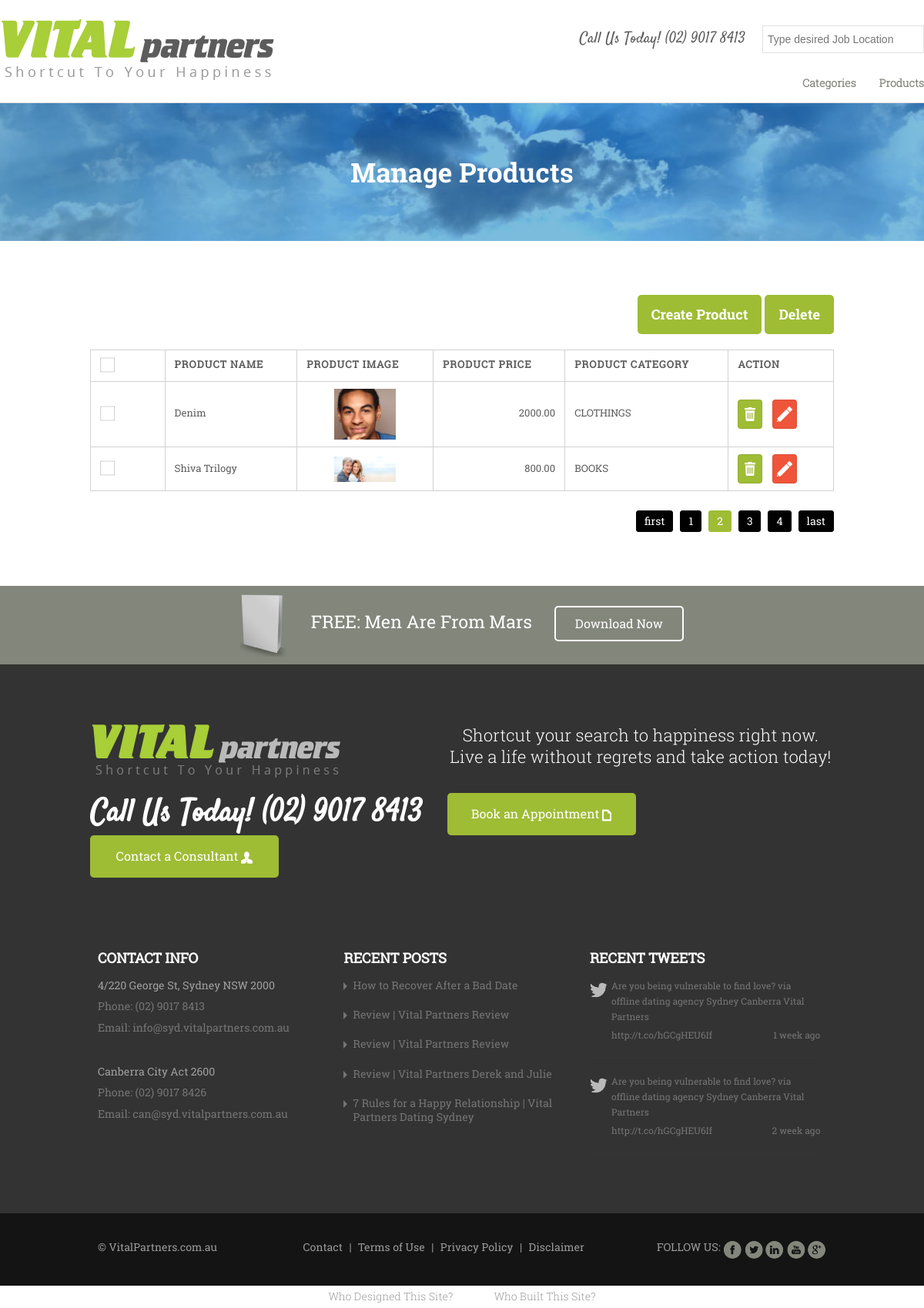
/Product/list_product.php?page=2, run on the app's committed database.
### tables this page shows
CREATE TABLE IF NOT EXISTS `assign_product` (
  `id` int(11) NOT NULL AUTO_INCREMENT,
  `name` varchar(50) NOT NULL,
  `price` decimal(11,2) NOT NULL,
  `image` varchar(50) NOT NULL,
  `category` int(11) NOT NULL,
  `status` tinyint(1) NOT NULL DEFAULT '1',
  `created_on` datetime NOT NULL,
  `created_by` int(11) NOT NULL,
  `modified_on` timestamp NULL DEFAULT CURRENT_TIMESTAMP,
  `modified_by` int(11) DEFAULT NULL,
  PRIMARY KEY (`id`),
  KEY `category` (`category`),
  KEY `category_2` (`category`),
  KEY `category_3` (`category`),
  KEY `category_4` (`category`),
  KEY `category_5` (`category`)
);

CREATE TABLE IF NOT EXISTS `assign_category` (
  `id` int(11) NOT NULL AUTO_INCREMENT,
  `name` varchar(50) NOT NULL,
  `status` tinyint(1) NOT NULL DEFAULT '1',
  `created_on` datetime NOT NULL,
  `created_by` int(11) NOT NULL,
  `modified_on` timestamp NULL DEFAULT CURRENT_TIMESTAMP,
  `modified_by` int(11) DEFAULT NULL,
  PRIMARY KEY (`id`)
);

### Product/list_product.php (the view, shortened to what this page needs)
<?php
$i=0;
$offset=0;
$limit=2;
if(isset($_GET['page']))
{
    $offset=($_GET['page']-1)*$limit;
}
include '../Includes/db_config.php';
include '../Includes/header.php';
?>
<div class="section banner_section who_we_help">
    <div class="container">
        <h4>Manage Products</h4>
    </div>
</div>
<div class="section content_section">
    <div class="container">
        <div class="filable_form_container">
            <div class="mange_buttons">
                <ul>
                    <li><a href="add_product.php">Create Product</a></li>
                    <li><a href="javascript:del_func();">Delete</a></li>
                </ul>
            </div>
            <div class="table_container_block">
                <table width="100%">
                    <thead>
                        <tr>
                            <th width="10%">
                                <input type="checkbox" class="checkbox uncheck" id="checkall"> <label class="css-label mandatory_checkbox_fildes" for="checkall"></label>
                            </th>
                            <th style="">Product Name </th>
                            <th style="">Product Image</th>
                            <th style="">Product Price</th>
                            <th style="">Product Category </th>
                            <th>Action</th>
                        </tr>
                    </thead>
                    <tbody>
                        <?php
                        if (empty($id)) {
                            $sqlquery = "SELECT assign_product.id AS prod_id,assign_product.name,assign_product.image,
                                     assign_product.price,assign_category.name AS cat_name
                                     FROM   assign_category
                                     LEFT JOIN assign_product
                                     ON assign_category.id = assign_product.category WHERE assign_product.status = 1 LIMIT ".$limit." OFFSET ".$offset;
                        }
                        $result = $conn->query($sqlquery);
                        if ($result->num_rows > 0) {
                            while ($row = $result->fetch_assoc()) {
                                ?>
                                <tr>
                                    <td>
                                        <label class="css-label mandatory_checkbox_fildes" for="<?php echo $row['prod_id'] ?>"></label>
                                    </td>
                                    <td><?php echo $row['name'] ?></td>
                                    <td style="text-align:center">
                                        <?php if (!empty($row['image'])) { ?>
                                            <?php if (!file_exists('../upload/' . $row['image'])) { ?>
                                                <img src="../images/default-image.jpg" style="width:80px; height:auto;" alt="Image NOT Available">
                                            <?php } else { ?>
                                                <img src="../upload/<?php echo $row['image'] ?>" style="width:80px; height:auto;" alt="Image NOT Available">
                                            <?php }
                                        } else { ?>
                                            <img src="../images/default-image.jpg" style="width:80px; height:auto;" alt="Image NOT Available"><?php } ?></td>
                                    <td style="text-align:right"><?php echo $row['price'] ?></td>
                                    <td><?php echo $row['cat_name'] ?></td>
                                    <td>
                                        <div class="buttons">
                                            <button class="btn btn_edit" onclick="del_func()">Delete</button>
                                            <a  class="btn btn_delete" href="edit_product.php?<?php echo "product_id=" . $row['prod_id'] . "" ?>">">Edit</a>
                                        </div>
                                    </td>
                                </tr>
                                <?php
                            }
                        }
                        ?>
                    </tbody>
                </table>
            </div>
            <div class="pagination">
                <ul>
                    <li><a href="<?php echo htmlspecialchars($_SERVER["PHP_SELF"])."?page=1" ?>">first</a></li>
                    <?php
                    if (empty($id)){
                    $sql= "SELECT count(*) as count from assign_product where status=1";
                    }else{
                        $sql= "SELECT count(*) as count from assign_product where category=".$id." AND status=1";
                    }
                    $result = $conn->query($sql);
                    $row= $result->fetch_assoc();
                    $total_entry= $row['count'];
                    do{
                    ?>
                    <li><a href="<?php echo htmlspecialchars($_SERVER["PHP_SELF"])."?page=".($i+1) ?>"<?php if(($i*$limit)==($offset)){echo 'class="selected"';}?>><?php echo $i+1;?></a>
                    <?php $i++;
                    } while($i<$total_entry/$limit);
                    mysqli_close($conn);?>
                    <li><a href="<?php echo htmlspecialchars($_SERVER["PHP_SELF"])."?page=".$i ?>">last</a></li>
                </ul>
            </div>
        </div>
    </div>
</div>
<?php include '../Includes/footer.php'; ?>

### css/default.css (style rules this page uses)
html, body, div, span, applet, object, iframe, h1, h2, h3, h4, h5, h6, p, blockquote, pre, a, abbr, acronym, address, big, cite, code, del, dfn, em, img, ins, kbd, q, s, samp, small, strike, strong, sub, sup, tt, var, b, u, i, center, dl, dt, dd, ol, ul, li, fieldset, form, label, legend, table, caption, tbody, tfoot, thead, tr, th, td, article, aside, canvas, details, figcaption, figure, footer, header, hgroup, menu, nav, section, summary, time, mark, audio, video { margin: 0; padding: 0; border: 0; outline: 0; font-size: 100%; font: inherit; vertical-align: baseline; }
body { line-height: 1; }
ol, ul { list-style: none; }
table { border-collapse: collapse; border-spacing: 0; }
caption, th, td { text-align:left; font-weight:400; }
audio, canvas, img, video { vertical-align: middle; }
a { text-decoration: none;outline: 0;max-width:100%; max-width:none\9; color: #e54c4c; }
ul, ol { margin: 0 0 20px 0; list-style-position: inside; }
ul { list-style: none; }
ul li { list-style: none; }
* { -webkit-transition: all 0.3s; transition: all 0.3s; -moz-transition: all 0.3s; -ms-transition: all 0.3s; }
body { font-size:14px; font-family:Arial, Helvetica, sans-serif; line-height:1.3em; }
h1, .h1, h2, .h2, h3, .h3, h4, .h4 { font-weight: 600;margin: 0; }
h4, .h4 { font-size:1.4em; margin-bottom:13px; line-height: 1.1em; }
img, a img { border:none; padding: 0; margin:0; display:inline-block; max-width: 100%; height:auto; image-rendering: optimizeQuality; }
label { display: block; font-weight: bold;font-size: 12px; }
table { width: 100%;padding: 0; margin: 0 0 20px 0; font-size: 13px; color: #5c5c5c; font-family: 'roboto_slabregular'; }
th { font-weight:bold;letter-spacing: 1px;text-transform: uppercase;text-align: left;padding: 9px 12px;border-style: solid;border-width: 1px;border-left:none;border-top:none; }
td { font-size: 13px;padding: 9px 12px;border-style: solid;border-width: 1px; border-color:#d2d2d2;border-left:none;border-top:none; }
tr th:first-child, tr td:first-child { border-color:#d2d2d2; border-left-style: solid;border-left-width: 1px; }
tr:first-child th, tr:first-child td { border-color:#d2d2d2; border-top-style: solid;border-top-width: 1px; }
html, body { width:100%; height:100%; }

### data on the page
assign_product: name "Denim", image (picture), price "2000.00", category.name "CLOTHINGS"
assign_product: name "Shiva Trilogy", image (picture), price "800.00", category.name "BOOKS"
